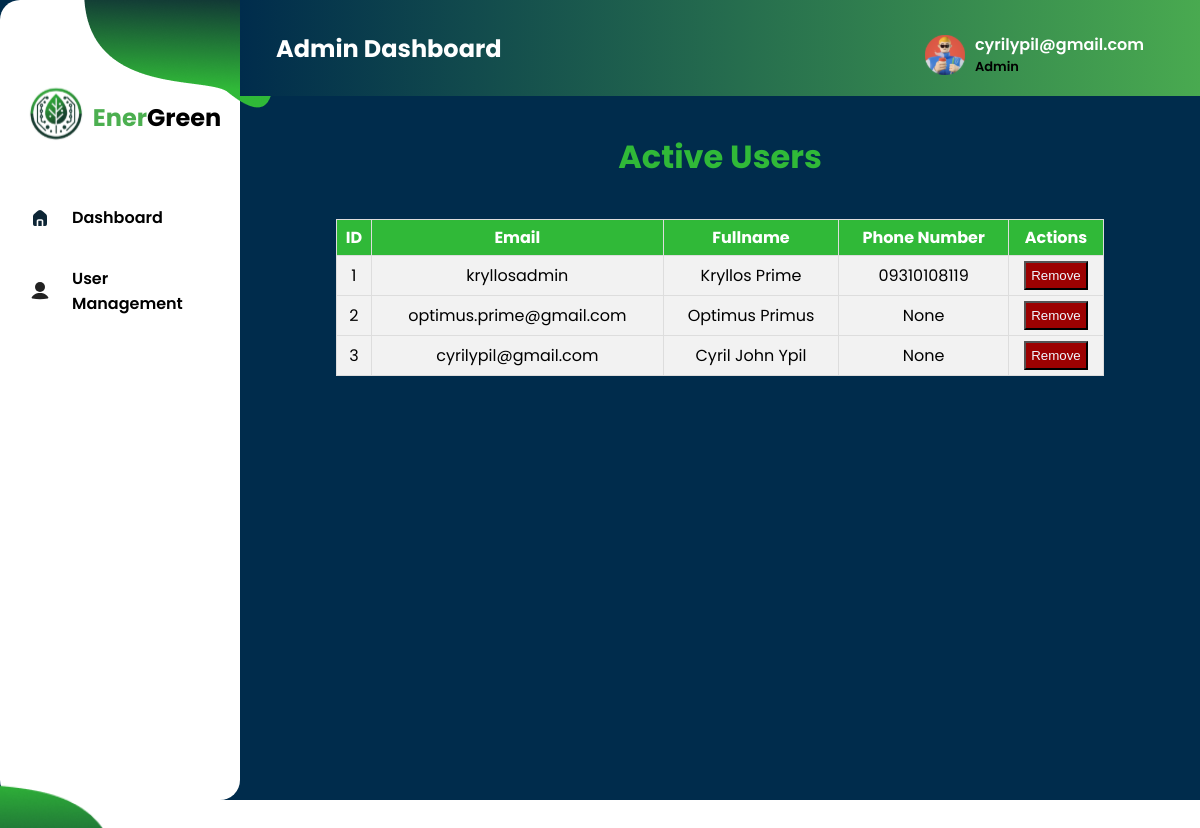
/UserManagement (signed in), run on an earlier commit of the app's database.
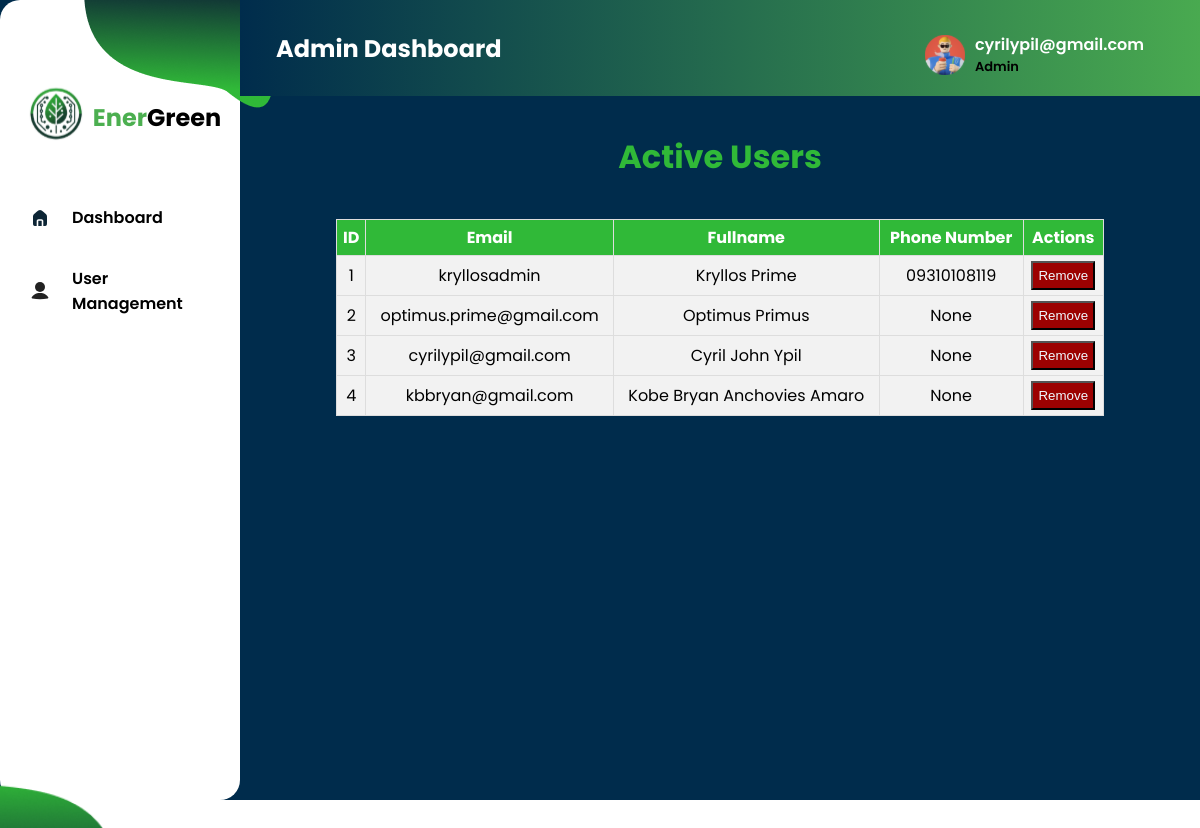
And on a later commit of the database.
### tables this page shows
CREATE TABLE user (
  id INTEGER NOT NULL PRIMARY KEY,
  email TEXT NOT NULL UNIQUE,
  fullname TEXT NOT NULL,
  password TEXT DEFAULT NULL,
  phoneno TEXT DEFAULT NULL,
  hasSetup INTEGER DEFAULT 0
);

### app.py (the view)
@app.route('/UserManagement')
def UserManagement():
    records = db.getall_users(table='user')
    return render_template('AdminCarbonEmissionDash.html',fullname=session.get('name'),records=records) if not session.get('name') == None else redirect(url_for('landing'))

### app.py (called while the page is built)
@app.after_request
def after_request(response):
    response.headers['Cache-Control'] = 'no-cache,no-store,must-revalidate'
    return response

### dbhelper.py (called while the page is built)
    def getdb_connection(self):
        connection = connect(self.database)
        return connection

    def getprocess(self,sql:str):
        connection = self.getdb_connection()
        cursor = connection.cursor()
        cursor.execute(sql)
        cursor.row_factory = Row
        data = [dict(row) for row in cursor.fetchall()]  # Convert rows to dictionaries
        cursor.close()
        connection.close()
        return data

    def getall_users(self, table:str)->list:
        query = f"SELECT * FROM {table}"
        users:list = self.getprocess(query)
        return users

### templates/AdminCarbonEmissionDash.html (shortened to what this page needs)
{% extends 'AdminDashTemplate.html' %}
{% block content %}
<div style="display: flex; justify-content:center; align-items:center; padding-top: 1em;">
    <h1><span style="color: #30B938; text-align:center;">Active Users</span></h1>
</div>
<div class="table-container">
    <table class="styled-table">
        <thead>
            <tr>
                <th>ID</th>
                <th>Email</th>
                <th>Fullname</th>
                <th>Phone Number</th>
                <th>Actions</th>
            </tr>
        </thead>
        <tbody>
            {% for record in records %}
            <tr>
                <td>{{ record['id'] }}</td>
                <td>{{ record['email'] }}</td>
                <td>{{ record['fullname'].title() }}</td>
                <td>{{ record['phoneno']}}</td>
                <td><button style="cursor: pointer;background-color:rgb(156, 1, 1);color:aliceblue;padding:5px;" class="remove-btn" data-email="{{ record['email'] }}">Remove</button></td>
                </tr>
            {% endfor %}
        </tbody>
    </table>
</div>
{% endblock %}

### templates/AdminDashTemplate.html (shortened to what this page needs)
<!DOCTYPE html>
<html lang="en">
<head>
    <link rel="stylesheet" href="../static/css/AdminDashTemplateStyle.css">
</head>
<body>
    <div class="Container">
        <div class="Side-Navigation">
            <img id="sidetopimg" src="../static/images/png/sideimg2.png" alt="">
            <div class="logo-div">
                <div class="img-logo">
                    <img src="../static/images/logo/logo.svg" alt="">
                </div>
                <div class="webname">
                    <h2><span id="Color">Ener</span>Green</h2>
                </div>
            </div>
            <div class="Navigation-buttons">
                <div class="Dashbtn">
                    <li>
                        <a href="{{ url_for('AdminDashboard') }}" class="nav-button">
                            <img id="homeicon" src="../static/images/svg/Home-Icon.svg" alt="Dashboard Icon" width="24" height="24"> Dashboard
                        </a>
                    </li>
                </div>
                <div class="Dashbtn">
                    <li>
                        <a href="{{ url_for('UserManagement') }}" class="nav-button">
                            <img src="../static/images/svg/useric.svg" alt="Dashboard Icon" width="24" height="24"> User Management
                        </a>
                    </li>
                </div>
            </div>
            <img id="side-img" src="../static/images/png/sidebotimg.png" alt="" width="208">
        </div>
        <div class="Top-Main-Content">
            <div class="Top-Navigation">
                <div class="page-title">
                    <h2 id="dash-title">Admin Dashboard</h2>
                </div>
                <div class="profile-section" onclick="toggleDropdown()">
                    <a href="#">
                        <img src="../static/images/svg/profilenako.svg" alt="">
                        <div class="name-status">
                            <span id="user-name">{{ fullname }}</span> <br>
                            <p>Admin</p>
                        </div>
                    </a>
                </div>
            </div>
            {%  block content %}
            {% endblock %}
            </div>
        </div>
</body>
</html>

### static/css/AdminDashTemplateStyle.css (style rules this page uses)
body { padding: 0; margin: 0; box-sizing: border-box; overflow: hidden; }
.Container { display: flex; flex-direction: row; font-family: 'Poppins', sans-serif; overflow: hidden; width: 100vw; height: 100vh; background-color: #002c4c; }
.Side-Navigation { display: flex; align-items: center; flex-direction: column; width: 20vw; height: 100vh; background-color: #ffff; border-radius: 20px; }
#side-img { position: absolute; top: 87%; right: 90%; }
#sidetopimg { position: absolute; left: 7%; }
.profile-section span { color: #ffff; margin-right: 2em; }
.profile-section { position: relative; }
.name-status p { margin: 0; padding: 0; font-size: 13px; }
.Top-Navigation { position: relative; width: 100%; height: 12vh; background: linear-gradient(to left, #4CAF50, #002c4c); display: flex; align-items: center; padding: 0 20px; }
.page-title { position: relative; left: 1em; }
#dash-title { color: #ffff; }
.profile-section { display: flex; align-items: center; gap: 20px; position: absolute; top: 2em; right: 4em; font-weight: 600; }
.profile-section a { display: flex; align-items: center; text-decoration: none; color: black; gap: 10px; }
.profile-section img { width: 40px; height: 40px; }
.Top-Main-Content { width: 100%; height: 20vh; flex-direction: column; justify-content: space-between; }
.logo-div { display: flex; align-items: center; margin: 1em 2em 2em 2em; }
.logo-div, .Navigatiuon-buttons { margin-top: 5em; }
#Color { color: #4CAF50; }
.Dashbtn { list-style: none; width: 100%; border-radius: 20px; }
.Navigation-buttons { display: flex; flex-direction: column; align-items: flex-start; }
.Dashbtn a { display: flex; align-items: center; margin: 8px; gap: 20px; text-decoration: none; padding: 10px 20px; color: black; font-weight: 600; transition: background-color 0.3s, color 0.3s; border-radius: 10px; }
.Dashbtn a img { transition: color 0.1s; }

### templates/AdminCarbonEmissionDash.html (style rules this page uses)
.table-container { display: flex; justify-content: center; align-items: center; padding-top: 1em; max-height: 600px; overflow-y: auto; }
.styled-table { width: 80%; border-collapse: collapse; }
.styled-table thead { background-color: #30B938; color: white; }
.styled-table th, .styled-table td { padding: 5px 5px; text-align: center; border: 1px solid #ddd; }
.styled-table td { background-color: #f2f2f2; }
.styled-table tbody tr:nth-child(even) { background-color: #f2f2f2; }

What changed in the data, as far as the page shows it:
added user: id "4", email "kbbryan@gmail.com", fullname "Kobe Bryan Anchovies Amaro", phoneno "None"
